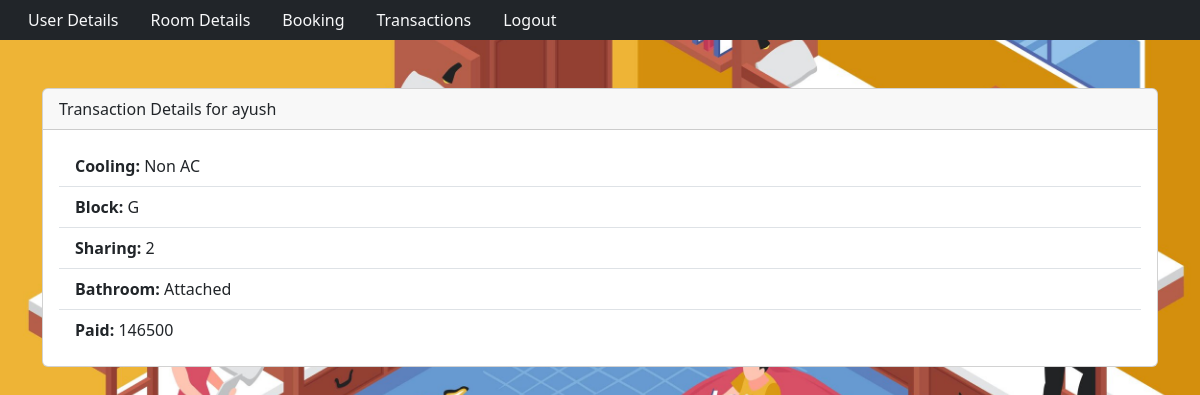
Page /booking/transaction (signed in) on the committed database.
### booking/models.py (models this page shows, shortened)
class hostel_details(models.Model):
    cooling = models.CharField(max_length=10)
    block = models.CharField(max_length=1)
    sharing = models.IntegerField()
    bathroom = models.CharField(max_length=10)
    price = models.IntegerField()

### booking/views.py (the view)
# urls.py: path("transaction", views.transaction, name="transaction"),
def transaction(request):
    try:
        username = request.user
        transactions_obj = transactions.objects.filter(user=username).values()[0]
        room_id = transactions_obj["room_id"]
        room_details = hostel_details.objects.filter(id=room_id).values()[0]
        print(room_details)
        return render(request, "booking/transaction.html", {"room_details": room_details})
    except:
        return render(request, "booking/transaction.html")

### booking/templates/booking/transaction.html (shortened to what this page needs)
{% extends 'booking/layout.html' %}
{% block body %}
<div class="container">
    <div class="card mt-5">
        <div class="card-header">
            Transaction Details for {{ request.user.username }}
        </div>
        <div class="card-body">
            {% if room_details %}
                <ul class="list-group list-group-flush">
                    <li class="list-group-item"><strong>Cooling:</strong> {{ room_details.cooling }}</li>
                    <li class="list-group-item"><strong>Block:</strong> {{ room_details.block }}</li>
                    <li class="list-group-item"><strong>Sharing:</strong> {{ room_details.sharing }}</li>
                    <li class="list-group-item"><strong>Bathroom:</strong> {{ room_details.bathroom }}</li>
                    <li class="list-group-item"><strong>Paid:</strong> {{ room_details.price }}</li>
                </ul>
            {% else %}
                <h3 style="text-align:center; color: red;">No Transactions Yet</h3>
            {% endif %}
        </div>
    </div>
</div>
{% endblock %}

### rows in the picture
hostel_details: cooling "Non AC", block "G", sharing "2", bathroom "Attached", price "146500"

### other values in the picture
{{ request.user.username }} "ayush"
